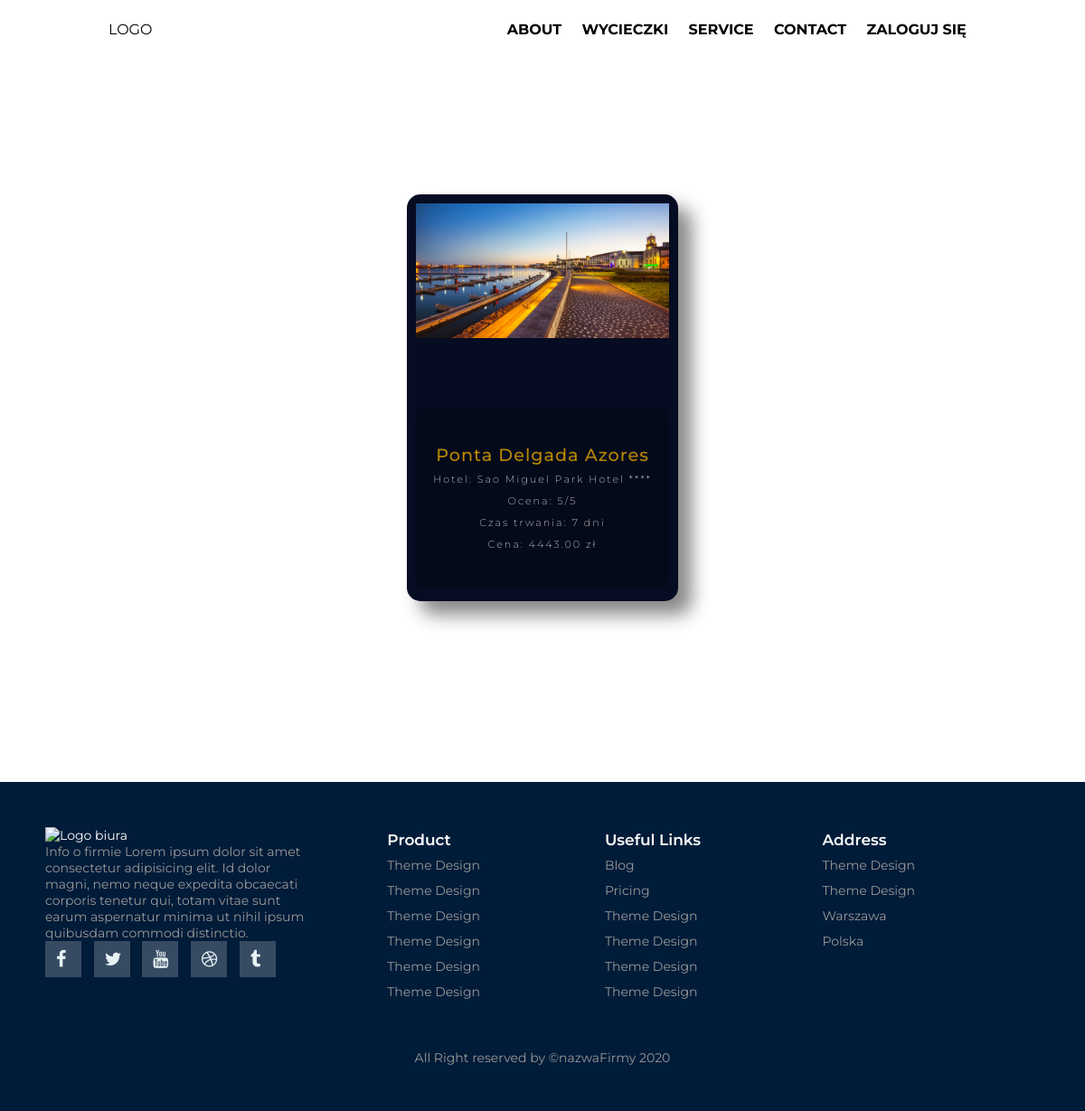
/oferty/, run on the app's committed database.
### home/models.py (models this page shows)
class Trip(models.Model):
    title = models.CharField(max_length=100)
    location=models.TextField(blank=True)
    Hotel = models.TextField(blank=True)
    description = models.TextField(blank=True)
    duration = models.TextField(blank=True)
    deadline1 = models.DateField(auto_now_add=False, blank=True)
    deadline2 = models.DateField(auto_now_add=False, blank=True)
    deadline3 = models.DateField(auto_now_add=False, blank=True)
    rating = models.DecimalField(max_digits=5, decimal_places=0, default=5)
    price = models.DecimalField(max_digits=15000, decimal_places=2, default=0)
    main_image = models.ImageField(upload_to='trips_pics', blank=True)
    image_one = models.ImageField(upload_to='trips_pics', blank=True)
    image_two = models.ImageField(upload_to='trips_pics', blank=True)
    image_three = models.ImageField(upload_to='trips_pics', blank=True)
    image_four = models.ImageField(upload_to='trips_pics', blank=True)
    date_posted = models.DateTimeField(default=timezone.now)
    author = models.ForeignKey(User, on_delete=models.CASCADE, default=1)

### home/views.py (the view)
# urls.py: path('oferty/', TripsListView.as_view(), name='wycieczki'),
class TripsListView(ListView):
    model = Trip
    template_name = 'home/trips.html'
    context_object_name = 'trips'
    ordering = ['date_posted']

### home/templates/home/trips.html (shortened to what this page needs)
{% extends "home/base.html" %}
{% load static %}
{% block head %}
    <link rel="stylesheet" href="{% static 'home/css/trips.css'%}">
{% endblock head %}
{% block body %}
<div class="contOferty">
    <div id="oferty">
        {% for trip in trips %}
        <div class="boxWycieczki">
            <div class="imgBx">
                <img src="{{ trip.main_image.url }}">
            </div>
            <div class="content">
                <h2>{{ trip.title }}<br>
                    <span>
                        Hotel: {{ trip.Hotel }}
                        <br>
                        Ocena: {{ trip.rating }}/5
                        <br>
                        Czas trwania: {{ trip.duration }} dni
                        <br>
                        Cena: {{ trip.price }} zł
                </span>
                </h2>
            </div>
        </div>
    {% endfor %}
    </div>
</div>
{% endblock body %}

### home/static/home/css/base.css (style rules this page uses)
*, *:before, *:after { box-sizing: border-box; margin: 0; padding: 0; }
body { font-family: 'Montserrat', sans-serif; display:flex; flex-flow:column wrap; }
h2 { font-weight: 600; font-size: 17px; }

### home/static/home/css/trips.css (style rules this page uses)
.contOferty { padding-bottom: 200px; width: 100%; }
#oferty { display: flex; justify-content: center; align-items: center; flex-wrap: wrap; padding-bottom: 115px; margin-left: auto; margin-right: auto; width: 70%; background-color: rgba(255, 255, 255,0.5); border-radius: 60px; position: relative; top: 100px; }
.boxWycieczki { position: relative; height: 450px; width: 300px; display: flex; justify-content: center; align-items: center; margin: 50px; background:#060c21 ; transition: 0.5s; top: 65px; border-radius: 15px; cursor: pointer; box-shadow: 15px 15px 20px #888888; }
.boxWycieczki .imgBx { position: absolute; top: 0; left: 0; width: 100%; height: 100%; padding: 10px; box-sizing: border-box; }
.boxWycieczki .imgBx img { max-width: 100%; opacity: 1; transition: 0.5s; }
.boxWycieczki .content { position: absolute; left: 10px; right: 10px; bottom: 14px; height: 200px; background: rgba(0,0,0,0.2); display: flex; align-items: center; opacity: 1; border-radius: 10px; transition: 0.5s; }
.boxWycieczki .content h2 { font-size: 1.2rem; color: rgb(185, 136, 1); text-align: center; margin: auto; font-weight: 500; letter-spacing: 1px; }
.boxWycieczki .content h2 span { font-size: 0.7rem; color: #FFF; font-weight: 200; letter-spacing: 2px; }

### data on the page
Trip: main_image (picture), title "Ponta Delgada Azores", Hotel "Sao Miguel Park Hotel ****", rating "5", duration "7", price "4443.00"
